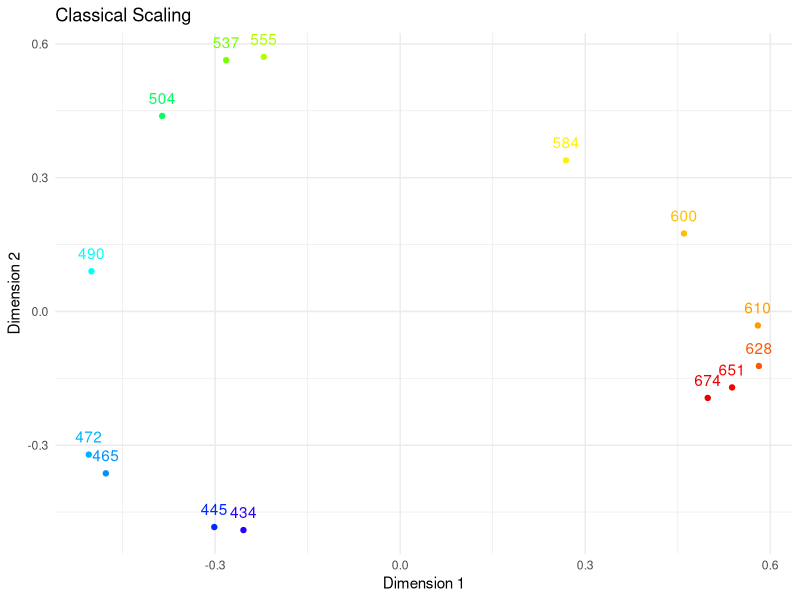
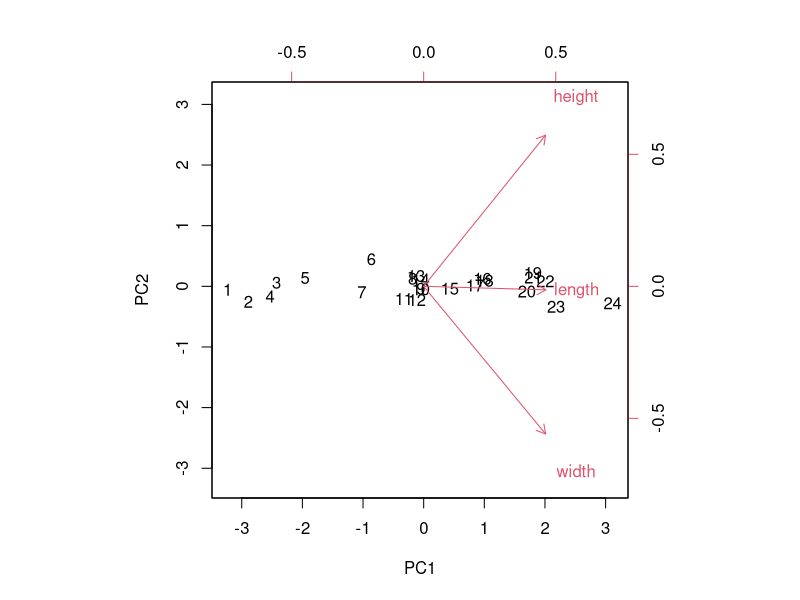
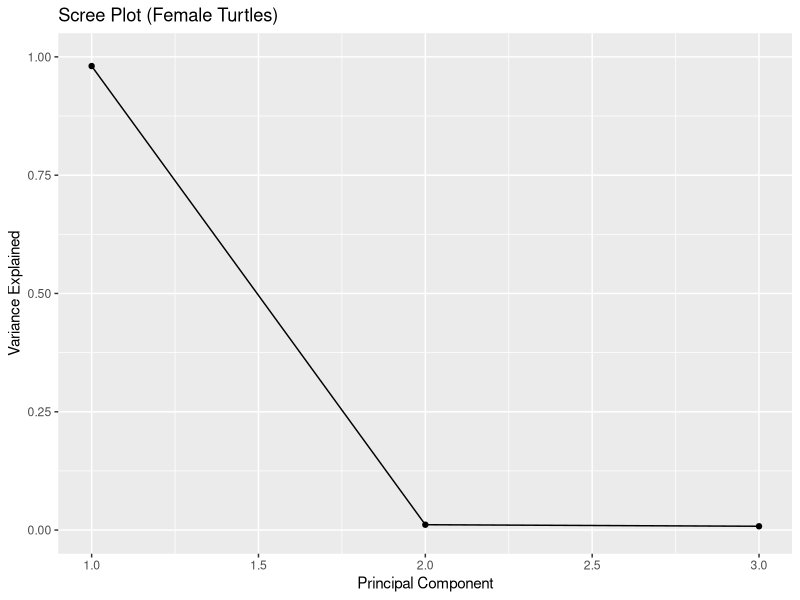
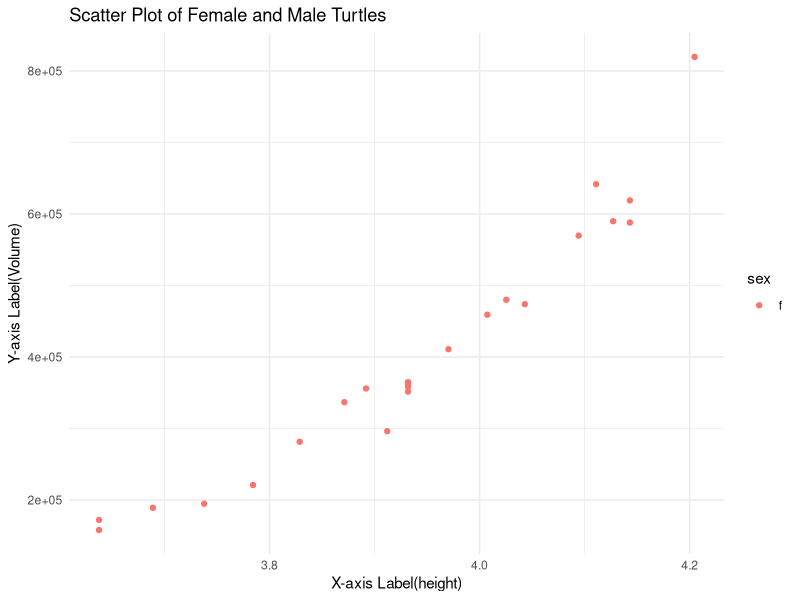
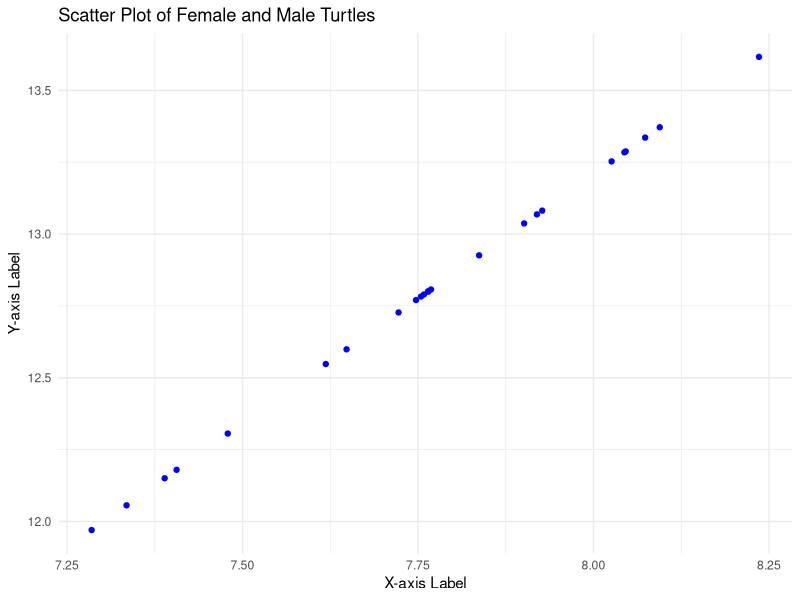

Reproduce these figures in R, in order.
## ---- chunk 1
# cargamos librerias y código principal
library(dplyr)
library(kableExtra)
library(openxlsx)
library(ggplot2)
library(stats)
# Cargamos bases de datos
## ---- chunk 2
# Cargamos base de datos
data1 <- read.xlsx("color_stimuli.xlsx")
matrix <- 1- as.matrix(data1)
diag1 <- diag(rep(1,14))
matrix <- matrix - diag1
# Clasical scaling
classical <- cmdscale(matrix, k=2, eig=TRUE, add=TRUE)

hexcodes <- c('#2800ff', 
              '#0028ff',
              '#0092ff',
              '#00b2ff',
              '#00ffff',
              '#00ff61',
              '#77ff00',
              '#b3ff00',
              '#fff200',
              '#ffbe00',
              '#ff9b00',
              '#ff5700',
              '#ff0000',
              '#e50000'
              )

# Mapear longitudes de onda a colores 

wavelengths <- c(434, 445, 465, 472, 490, 504, 537, 555, 584, 600, 610, 628, 651, 674)

# Crear un dataframe para ggplot
df <- data.frame(classical$points, Wavelength = wavelengths, Color = hexcodes)

# Crear la gráfica
ggplot(df, aes(x = X1, y = X2, color = Color, label = Wavelength)) +
  geom_point() +
  geom_text(vjust = -1) +
  scale_color_identity() +
  labs(title = "Classical Scaling", x = "Dimension 1", y = "Dimension 2") +
  theme_minimal()

## ---- chunk 3
# Cargamos base de datos
data2 <- read.xlsx("turtles.xlsx")
turtlesF <- data2 |> 
        filter(sex == 'f ')

turtlesF <- turtlesF |>
        mutate(length = log(length),
               width = log(width),
               height = log(height))

# Media de las variables

summaryTurtlesF <- turtlesF |>
                  summarise(mediaLength = mean(length),
                            mediaWidth = mean(width),
                            mediaHeight = mean(height))

covariance  <-  cov(turtlesF[,c('length', 'width', 'height')])
          
eigenvalues  <- covariance |> eigen()

#PCA
#calculate principal components
resultsF <- prcomp(turtlesF[2:4], scale = TRUE)

biplot(resultsF, scale = 0)

var_explainedF = resultsF$sdev^2 / sum(resultsF$sdev^2)

#create scree plot
qplot(c(1:3), var_explainedF) + 
  geom_line() + 
  xlab("Principal Component") + 
  ylab("Variance Explained") +
  ggtitle("Scree Plot (Female Turtles)") +
  ylim(0, 1)

turtlesF$Volume <- pi/6*exp(turtlesF$length+turtlesF$width+turtlesF$height)

ggplot(turtlesF, aes(x = height, y = Volume, color = sex)) +
  geom_point() +
  labs(title = "Scatter Plot of Female and Male Turtles", 
       x = "X-axis Label(height)", y = "Y-axis Label(Volume)") +
  theme_minimal()

# Transformar variables

pca_scores <- as.matrix(turtlesF[2:4]) %*% resultsF$rotation

# Extract the first principal component (PCA1)
pca2 <- pca_scores[, 1]
# Create a new data frame with only PCA1
df_pca2 <- data.frame(PCA1 = pca2)

df_pca2$Volume <- turtlesF$Volume

plot <- ggplot()+
  geom_point(data=df_pca2, aes(x = PCA1, y = log(Volume)),color="blue") +
  labs(title = "Scatter Plot of Female and Male Turtles", 
       x = "X-axis Label", y = "Y-axis Label") +
  theme_minimal()
print(plot)

reg <- lm(log(Volume) ~ PCA1, data = df_pca2)
summary(reg)
